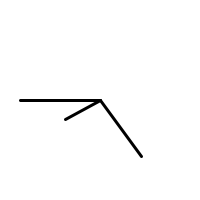
Frame 1 (no input)
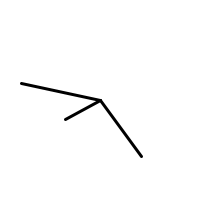
Frame 60 (the mouse pressed at the canvas centre just before this capture)
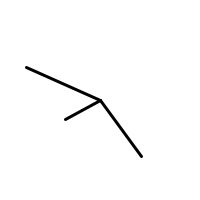
Frame 120 (the mouse held since frame 60 and released just before this capture)

The Processing sketch that drew these frames (run headless with seeded random() and noise(); from frame 60 on, the mouse is pressed at the canvas centre):

// Processing sketch: clock
// ── clock.pde
float intervals = 360;

void setup() {
  frameRate(30);
  size(200,200);
  background(255);
}

void draw() {
  background(255);
  println(calculateSecondsAngle());
  drawHand(calculateSecondsAngle(), 80);
  drawHand(calculateMinutesAngle(), 70);
  drawHand(calculateHoursAngle(), 40);
}

float calculateSecondsAngle() {
  println(second());
  return calculateAngle(float(second()) / 60);
}

float calculateAngle(float percOfSixty) {
  return percOfSixty * (2 * PI) - (PI/2);
}

float calculateMinutesAngle() {
  return calculateAngle( float(minute()) / 60 );
}

float calculateHoursAngle() {
  return calculateAngle( float(hour()) / 12 );
}

void drawHand(float angle, float length) {
  pushMatrix();
  strokeWeight(3);
  translate(width/2, height/2);
  float x = cos(angle) * length;
  float y = sin(angle) * length;
  line(0, 0, x, y);
  popMatrix();
}
